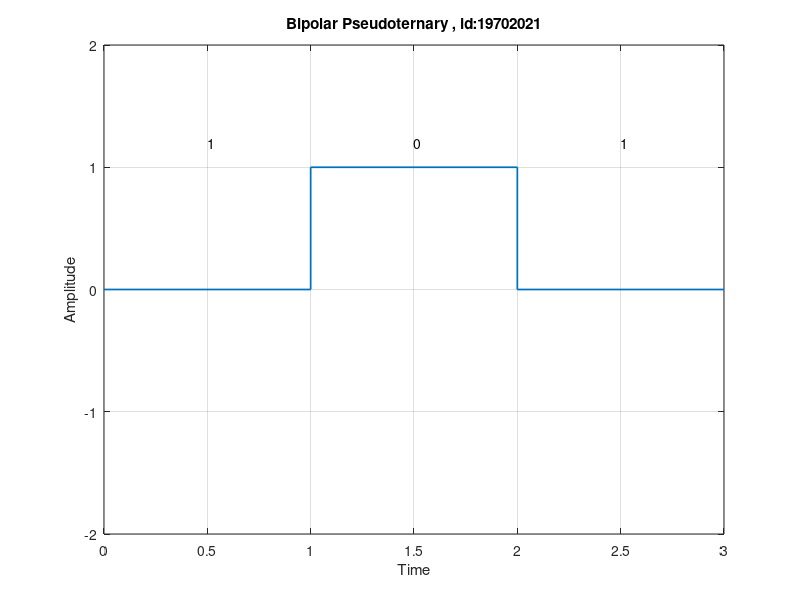

Write MATLAB code to recreate this figure.
% 0 = toggle

% 1 = zero level

id = input('Input your ID: ');%taking my id as input

bi = de2bi(id)%id converted to binary

bi = fliplr(bi);%flipping the bi array value in the left-right

n = length(bi);%length of the binary value

x = [];

y = [];

a=1;

for i=1:n
    
    x=[x i-1 i];
    
    if(bi(i)== 0)
        
        y=[y a a];
        
        a=a*(-1);
        
    else
        
        y=[y 0 0];
        
    end
end

plot(x,y,'LineWidth',1.25),axis([0,n,-2,2]);

xAxis = 0;

yAxis = 1.2;

bi = dec2bin(id);

for i=1:n
    xAxis = i - 0.5;
    text(xAxis,yAxis,bi(i));
end


title('Bipolar Pseudoternary , id:19702021');

xlabel('Time');

ylabel('Amplitude');

grid on